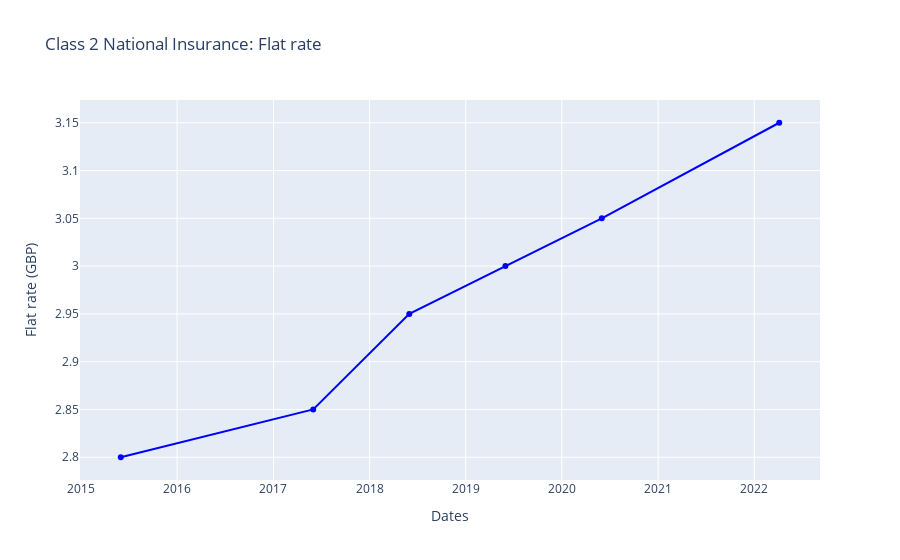

The notebook cell this image was saved under:
### Markdown cell above
**- Class 2 National Insurance Rates:**

### Code cell
# @title

dates_flat_rate = ['2015-06-01', '2017-06-01', '2018-06-01', '2019-06-01', '2020-06-01', '2022-04-06']
flat_rate_values = [2.80, 2.85, 2.95, 3.00, 3.05, 3.15]
df_flat_rate = pd.DataFrame({'Dates': dates_flat_rate, 'Flat rate': flat_rate_values})

dates_small_profits = ['2015-04-06', '2017-04-06', '2018-04-06', '2019-04-06', '2020-04-06', '2021-04-06', '2022-04-06']
small_profits_values = [3965, 6025, 6205, 6365, 6475, 6515, 6725]
df_small_profits = pd.DataFrame({'Dates': dates_small_profits, 'Small profits threshold': small_profits_values})

fig_flat_rate = px.line(df_flat_rate, x='Dates', y='Flat rate',
                        title='Class 2 National Insurance: Flat rate',
                        labels={'Dates': 'Dates', 'Flat rate': 'Flat rate (GBP)'},
                        markers=True, color_discrete_sequence=['blue'])
fig_flat_rate.show()

### Figure 1 — Plotly figure (JSON) as saved in the notebook; plotly's stock layout.template omitted (floating-point values rounded to 4 significant figures)
{"data": [{"hovertemplate": "Dates=%{x}<br>Flat rate (GBP)=%{y}<extra></extra>", "legendgroup": "", "line": {"color": "blue", "dash": "solid"}, "marker": {"symbol": "circle"}, "mode": "lines+markers", "name": "", "orientation": "v", "showlegend": false, "type": "scatter", "x": ["2015-06-01", "2017-06-01", "2018-06-01", "2019-06-01", "2020-06-01", "2022-04-06"], "xaxis": "x", "y": [2.8, 2.85, 2.95, 3, 3.05, 3.15], "yaxis": "y"}], "layout": {"legend": {"tracegroupgap": 0}, "title": {"text": "Class 2 National Insurance: Flat rate"}, "xaxis": {"anchor": "y", "domain": [0, 1], "title": {"text": "Dates"}}, "yaxis": {"anchor": "x", "domain": [0, 1], "title": {"text": "Flat rate (GBP)"}}}}
